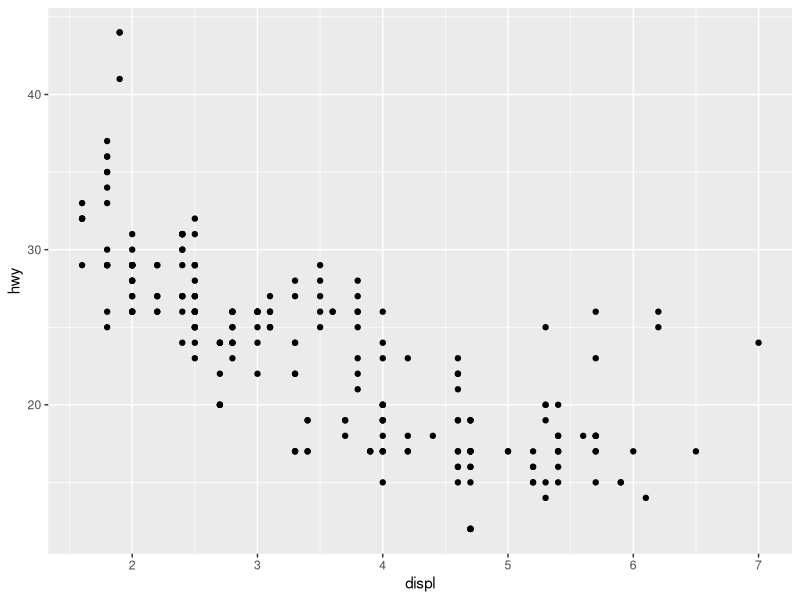
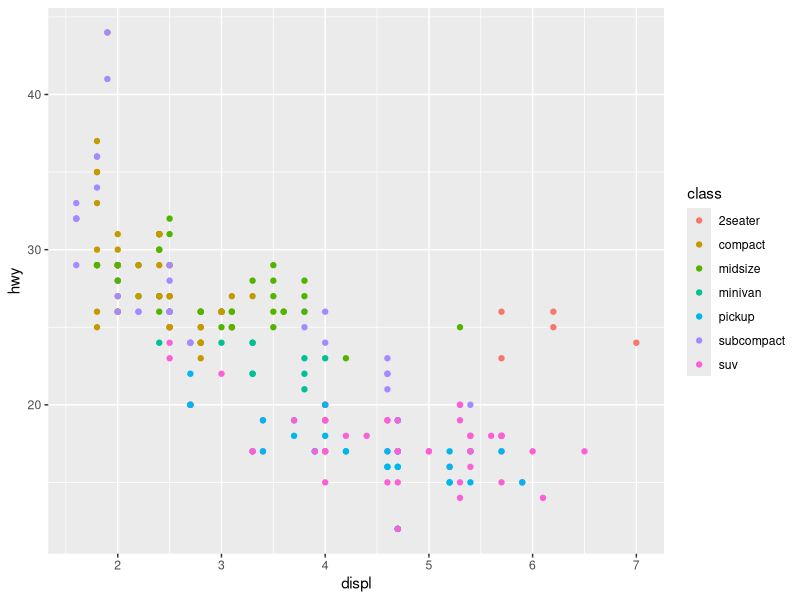
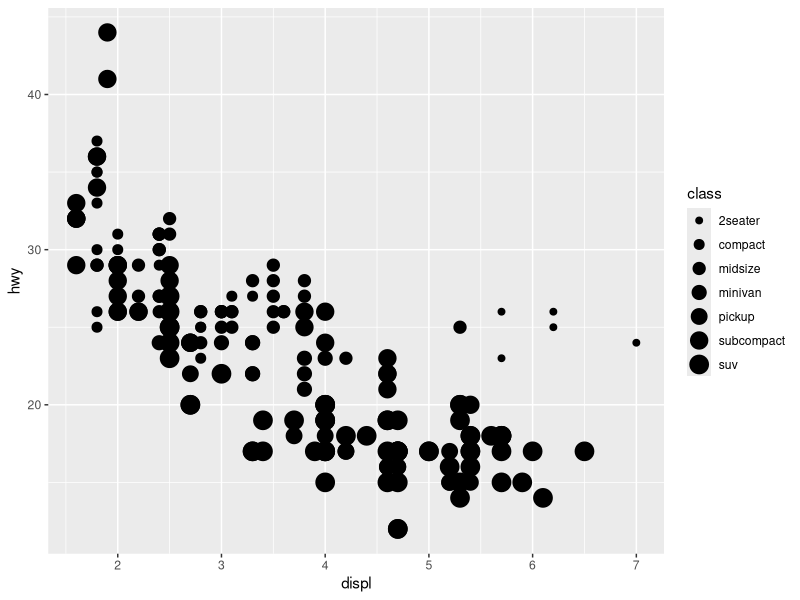
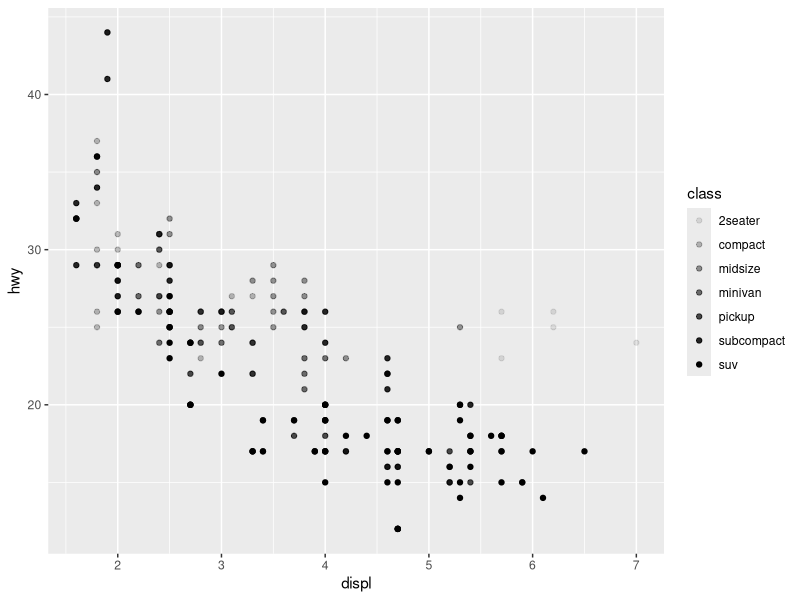
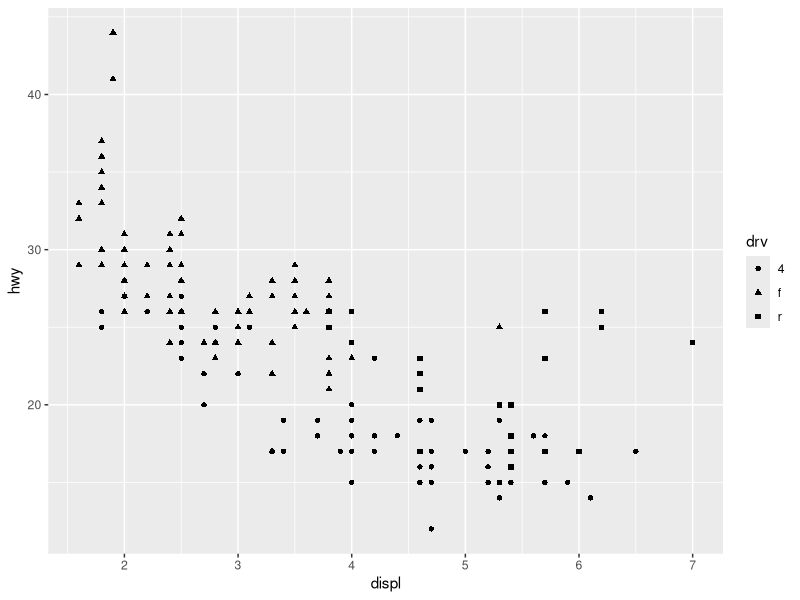
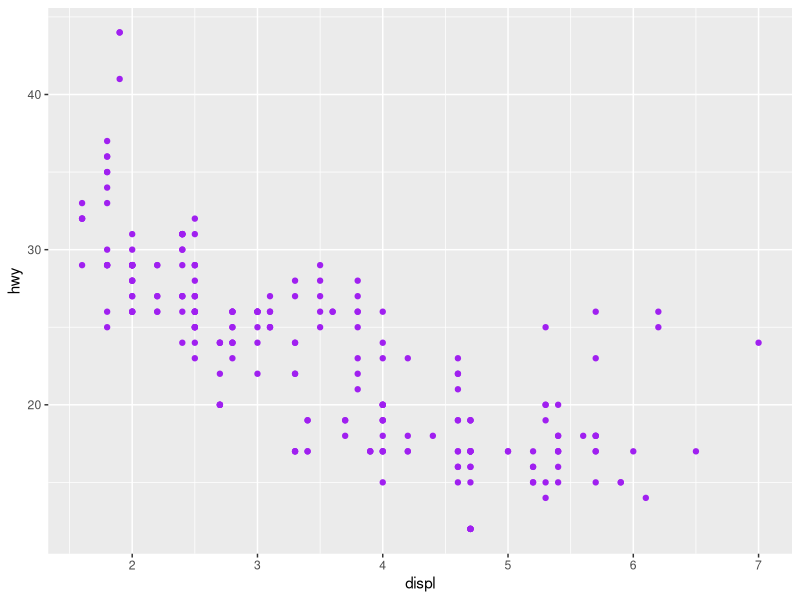
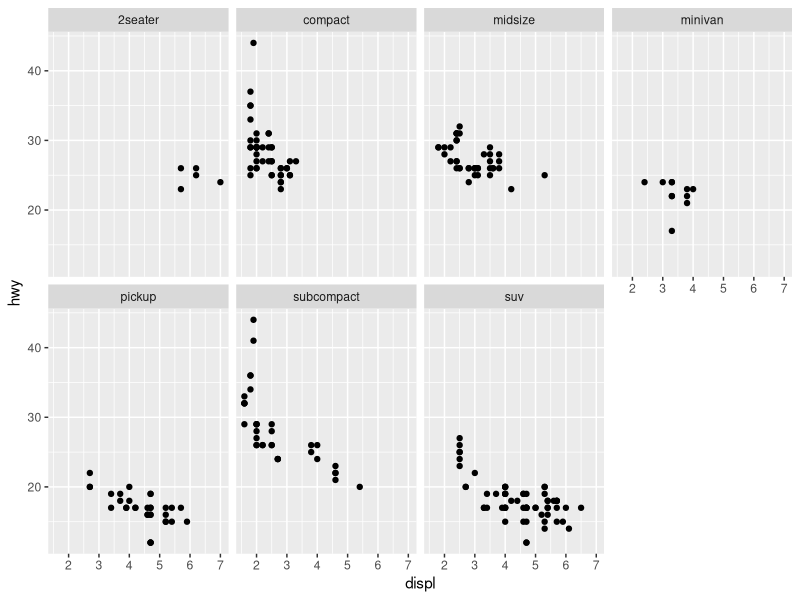
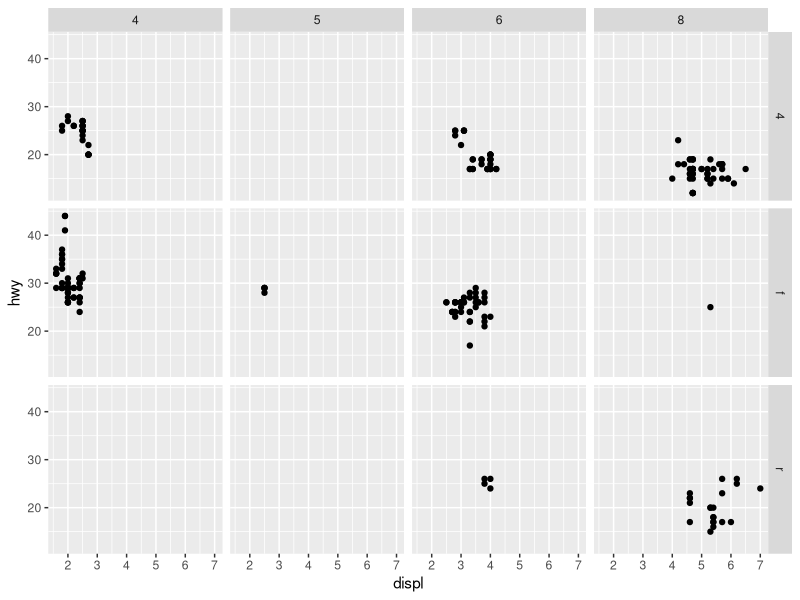

Write R code to recreate these figures, in order.
# Visualización de datos - 14 Sept 2019

# Importando librerías necesarias
library(tidyverse)





# OBJETIVOS
# Los coches con motor más grande consumen más combustible que los coches con motor más pequeño
# La relación consumo-tamaño es lineal? Es no lineal? Es exponencial?
# Es positiva? Es negativa? 



# Visualizando y obteniendo información de los datos
View(mpg)
help(mpg)
?mpg
# displ: engine displacement, in litres
# hwy: highway miles per gallon





# GGPLOT
# Plot básico
ggplot(data = mpg) +
  geom_point(mapping = aes(x = displ, y = hwy))



# Modificando la estética
# Clasificando con color
ggplot(data = mpg) +
  geom_point(mapping = aes(x = displ, y = hwy, color = class))

# Clasificando con tamaño
ggplot(data = mpg) +
  geom_point(mapping = aes(x = displ, y = hwy, size = class))

# Clasificando con tranparencia
ggplot(data = mpg) +
  geom_point(mapping = aes(x = displ, y = hwy, alpha = class))

# Clasificando con forma (solo permite como mucho 6 formas a la vez)
ggplot(data = mpg) +
  geom_point(mapping = aes(x = displ, y = hwy, shape = drv))



# Elección manual de estéticas
ggplot(data = mpg) +
  geom_point(mapping = aes(x = displ, y = hwy), color = "purple")



# Facetas
# La variable debe ser discreta
# facet_wrap
ggplot(data = mpg) +
  geom_point(mapping = aes(x = displ, y = hwy)) +
  facet_wrap(~class, nrow = 2)

# facet_grid
ggplot(data = mpg) +
  geom_point(mapping = aes(x = displ, y = hwy)) +
  facet_grid(drv~cyl)
# El primero está en las filas (drv) y el segundo, en las columnas (cyl)

ggplot(data = mpg) +
  geom_point(mapping = aes(x = displ, y = hwy)) +
  facet_grid(.~cyl)

ggplot(data = mpg) +
  geom_point(mapping = aes(x = displ, y = hwy)) +
  facet_grid(~cyl)
# No hay diferencia alguna entre este y el plot inmediatamente anterior

ggplot(data = mpg) +
  geom_point(mapping = aes(x = displ, y = hwy)) +
  facet_grid(drv~.)
# Si en este caso no ponemos el punto, el plot no se ejecuta



# Diferentes geometrías
# Scatterplot
ggplot(data = mpg) +
  geom_point(mapping = aes(x = displ, y = hwy))

# Smooth
ggplot(data = mpg) +
  geom_smooth(mapping = aes(x = displ, y = hwy))

# Smooth con 3 tipos distintos de línea en función de drv
ggplot(data = mpg) +
  geom_smooth(mapping = aes(x = displ, y = hwy, linetype = drv))

# Smooth con 3 tipos distintos de color en función de drv
ggplot(data = mpg) +
  geom_smooth(mapping = aes(x = displ, y = hwy, color = drv))

# Smooth con 3 tipos distintos de color y línea en función de drv
ggplot(data = mpg) +
  geom_smooth(mapping = aes(x = displ, y = hwy, linetype = drv, color = drv))

# Combinación del anterior con Scatterplot
ggplot(data = mpg) +
  geom_point(mapping = aes(x = displ, y = hwy, color = drv)) +
  geom_smooth(mapping = aes(x = displ, y = hwy, linetype = drv, color = drv))



# Agrupando datos 
# Sin leyenda
# Parámetro group agrupa los datos, pero no los diferencia
ggplot(data = mpg) +
  geom_smooth(mapping = aes(x = displ, y = hwy, group = drv))

# Con leyenda (hay que diferenciar los grupos de algún modo)
ggplot(data = mpg) +
  geom_smooth(mapping = aes(x = displ, y = hwy, group = drv, color = drv))

# Diferenciando SIN leyenda
# Explicitamos que no se muestre leyenda alguna
ggplot(data = mpg) +
  geom_smooth(mapping = aes(x = displ, y = hwy, group = drv, color = drv),
              show.legend = F)



# Evitando repeticiones innecesarias
# Ajustes locales prevalecen ante ajustes globales. Locales ganan a globales
ggplot(data = mpg, mapping = aes(x = displ, y = hwy)) +
  geom_point(mapping = aes(color = class)) +
  geom_smooth(mapping = aes(linetype = drv), color = "black")



# Filtrando datos
# Con corredor
ggplot(data = mpg, mapping = aes(x = displ, y = hwy)) +
  geom_point(mapping = aes(color = class)) +
  geom_smooth(data = filter(mpg, class == "suv"), color = "black")

# Sin corredor
ggplot(data = mpg, mapping = aes(x = displ, y = hwy)) +
  geom_point(mapping = aes(color = class)) +
  geom_smooth(data = filter(mpg, class == "suv"), color = "black", se = F)





# Dataset diamantes -------------------------------------------------------

# Diagrama de barras
View(diamonds)

# Gráfico de barras. Eje vertical se corresponde con la frecuencia absoluta, que no está presente en el dataset
ggplot(data = diamonds) +
  geom_bar(mapping = aes(x = cut))

# Esta transformación estadística hace exactamente lo mismo que barplot
ggplot(data = diamonds) +
  stat_count(mapping = aes(x = cut))



# Subconjunto dataset diamantes
demo_diamonds = tribble(
  ~cut,       ~freqs,
  "Fair",       1610,
  "Good",       4906,
  "Very Good", 12082, 
  "Premium",   13791,
  "Ideal",     21551
)



# Cambiando las transformaciones estadísticas
# Identidad
# stat = "identity" debe estar presente porque hemos indicado variable y = freqs y queremos que
#   en el eje vertical se representen las frecuencias absolutas
ggplot(data = demo_diamonds) +
  geom_bar(mapping = aes(x = cut, y = freqs),
              stat = "identity")

# Proporción (Agrupando por filas, agrupando las x)
# Al usar el parámetro y = ..prop.., necesitamos indicar group = 1, para hacer que todas las filas
#   sumen 1
ggplot(data = diamonds) +
  stat_count(mapping = aes(x = cut, y = ..prop.., group = 1))



# Resumen de los datos
ggplot(data = diamonds) +
  stat_summary(mapping = aes(x = cut, y = depth),
               fun.ymin = min,
               fun.ymax = max,
               fun.y = median)



# Colores y formas de los gráficos
# Borde coloreado
ggplot(data = diamonds) +
  geom_bar(mapping = aes(x = cut, color = cut))

# Relleno
ggplot(data = diamonds) +
  geom_bar(mapping = aes(x = cut, fill = cut))

# Relleno combinando categorías
ggplot(data = diamonds) +
  geom_bar(mapping = aes(x = cut, fill = clarity))

ggplot(data = diamonds) +
  geom_bar(mapping = aes(x = cut, fill = color))



# Parámetro position
# position = "identity" 
# Hace overlapping, conviene no poner relleno. 
# Todas las barras empiezan abajo
ggplot(data = diamonds, mapping = aes(x = cut, color = clarity)) +
  geom_bar(fill = NA, position = "identity")

# position = "fill"
# Sirve para comparar proporciones
ggplot(data = diamonds, mapping = aes(x = cut, fill = clarity)) +
  geom_bar(position = "fill")

# position = "dodge"
# Evita overlapping
ggplot(data = diamonds, mapping = aes(x = cut, fill = clarity)) +
  geom_bar(position = "dodge")

# position = "jitter" con ejemplo de mpg
# Hay overlapping, no se dibujan todos los puntos por redondeo
# Añade ruido que dispersa los puntos que no se veían
ggplot(data = mpg, mapping = aes(x = displ, y = hwy)) +
  geom_point(position = "jitter")

# Ya existe como función
ggplot(data = mpg, mapping = aes(x = displ, y = hwy)) +
  geom_jitter()



# Sistemas de coordenadas
# coord_flip() cambia los papeles de x e y
ggplot(data = mpg, mapping = aes(x = class, y = hwy)) +
  geom_boxplot() +
  coord_flip()

# coord_quickmap() configura el aspect ratio para mapas
mundi = map_data("world") #Crea el mapa del mundo
ggplot(mundi, aes(long, lat, group = group)) +
  geom_polygon(fill = "white", color = "purple") +
  coord_quickmap()

mundi2 = map_data("world2") #Crea el mapa del mundo
ggplot(mundi2, aes(long, lat, group = group)) +
  geom_polygon(fill = "white", color = "purple") +
  coord_quickmap()

# coord_polar() utiliza coordenadas polares
ggplot(data = diamonds) +
  geom_bar(mapping = aes(x = cut, fill = cut),
           show.legend = F,
           width = 1) +
  scale_fill_brewer(palette = "GnBu") +
  theme(aspect.ratio = 1) + #Me hace el plot cuadrado
  labs(x = NULL, y = NULL,
       title = "Gráfico completito",
       subtitle = ":)",
       caption = "By Mery") +
  coord_polar() + 
  facet_wrap(~clarity)



# Grámatica por capas de ggplot2


